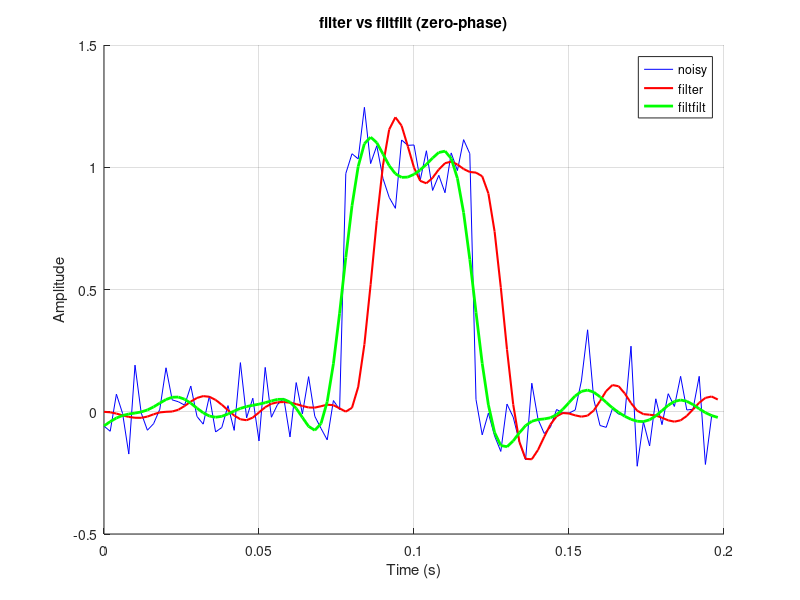

Reproduce this figure in MATLAB.
% Zero-Phase Filter — filtfilt vs filter
% filtfilt applies the filter forward and backward,
% eliminating phase distortion.
% Pull toolbox functions (signal, stats, graphics, io) into scope so we
% can call them by short name (fft, butter, plot, std, ...). Without this,
% we'd need fully qualified names like signal.transforms.fft(...).


clear
close all

Fs = 500;
t = 0:1/Fs:0.2-1/Fs;

% Sharp pulse + noise
x = zeros(1, length(t));
x(40:60) = 1;
x = x + 0.1 * randn(1, length(t));

% 4th-order Butterworth lowpass
[b, a] = butter(4, 0.2);

y_filt    = filter(b, a, x);
y_filtfilt = filtfilt(b, a, x);

figure
hold on
plot(t, x, 'b-')
plot(t, y_filt, 'r-', 'LineWidth', 1.5)
plot(t, y_filtfilt, 'g-', 'LineWidth', 2)
hold off
title('filter vs filtfilt (zero-phase)')
xlabel('Time (s)')
ylabel('Amplitude')
legend('noisy', 'filter', 'filtfilt')
grid on
